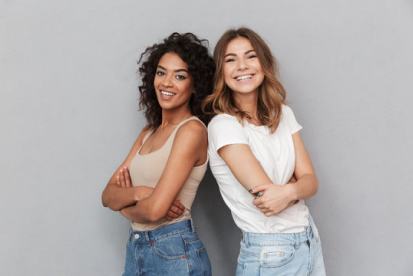
#> input picture 2 people.jpg, 413 x 276 px; its folder holds only this picture in this run
$ python script2.py
#> lines starting #> are read from the running program, lines starting #| are printed output that depends on the picture
import cv2, glob # glob = module to acess varios images

all_images = glob.glob("*.jpg") # glob them all into the glob

detect = cv2.CascadeClassifier("haarcascade_frontalface_default.xml")   # Upload Classifier

for image in all_images:
    img = cv2.imread(image)
#> img is the input picture: shape (276, 413, 3); mean B, G, R 167.2, 168.7, 175.6
    gray_img = cv2.cvtColor(img, cv2.COLOR_BGR2GRAY)
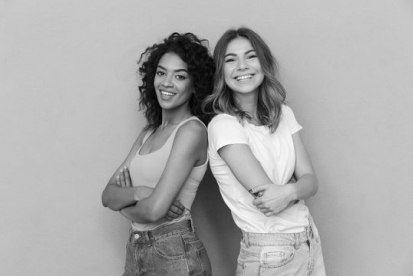
#> gray_img: shape (276, 413); min 2, max 251, mean 170.5
    faces = detect.detectMultiScale(gray_img, 1.1, 5)
#> faces = [[216, 38, 52, 52], [145, 55, 51, 51]]

    for(x,y,w,h) in faces:
        final_img = cv2.rectangle(img,(x,y),(x+w,y+h),(0,255,0), 2)
#> this loop made 2 passes
#> pass 2, `final_img = cv2.rectangle(img,(x,y),(x+w,y+h),(0,255,0), 2)`:
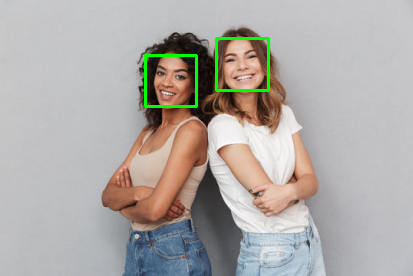
#> final_img: shape (276, 413, 3); mean B, G, R 166.7, 170.7, 174.6

    cv2.imshow("Face Detection", final_img)
    cv2.waitKey(0)  # Image will be oppened untill closed
    cv2.destroyAllWindows()

$ run again, on Me and Rato.jpg
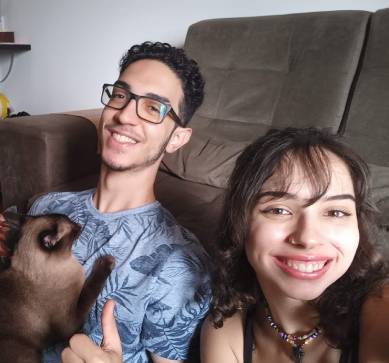
#> input picture Me and Rato.jpg, 389 x 363 px
#> img is the input picture: shape (363, 389, 3); mean B, G, R 104.6, 104.3, 116.6
#> `gray_img = cv2.cvtColor(img, cv2.COLOR_BGR2GRAY)`:
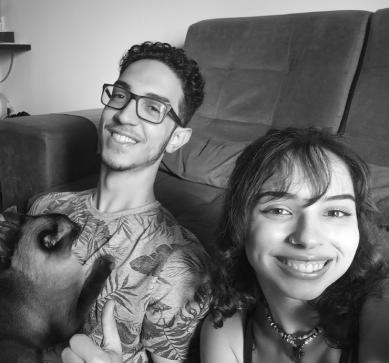
#> gray_img: shape (363, 389); min 9, max 255, mean 108
#> faces = [[236, 155, 141, 141]]
#> the loop `for(x,y,w,h) in faces:` made 1 pass

$ run again, on Rato.jpg
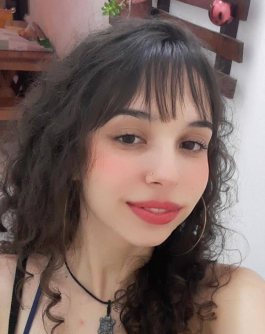
#> input picture Rato.jpg, 265 x 334 px
#> img is the input picture: shape (334, 265, 3); mean B, G, R 97.3, 102.6, 122.6
#> `gray_img = cv2.cvtColor(img, cv2.COLOR_BGR2GRAY)`:
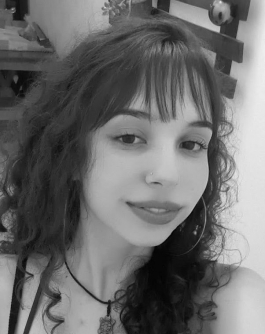
#> gray_img: shape (334, 265); min 3, max 238, mean 108
#> faces = [[72, 81, 167, 167]]
#> the loop `for(x,y,w,h) in faces:` made 1 pass
#> pass 1, `final_img = cv2.rectangle(img,(x,y),(x+w,y+h),(0,255,0), 2)`:
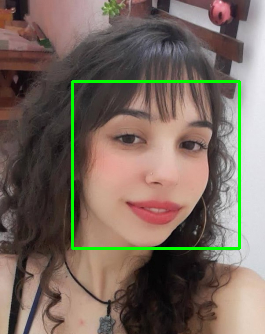
#> final_img: shape (334, 265, 3); mean B, G, R 95, 106, 120

$ run again, on Grecco.jpg
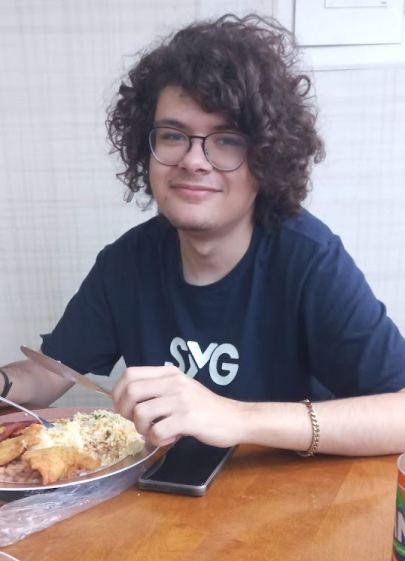
#> input picture Grecco.jpg, 405 x 561 px
#> img is the input picture: shape (561, 405, 3); mean B, G, R 144.3, 141.5, 153.7
#> `gray_img = cv2.cvtColor(img, cv2.COLOR_BGR2GRAY)`:
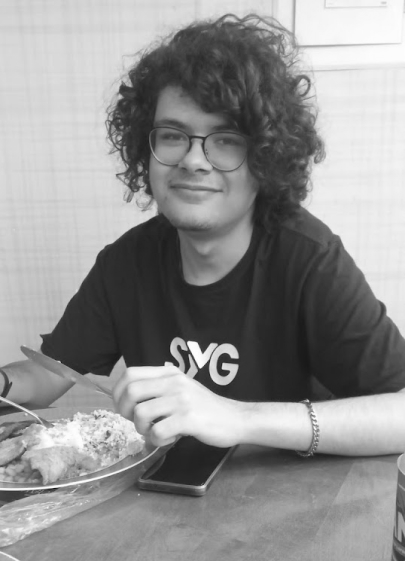
#> gray_img: shape (561, 405); min 21, max 254, mean 145.5
#> faces = [[133, 92, 125, 125]]
#> the loop `for(x,y,w,h) in faces:` made 1 pass
